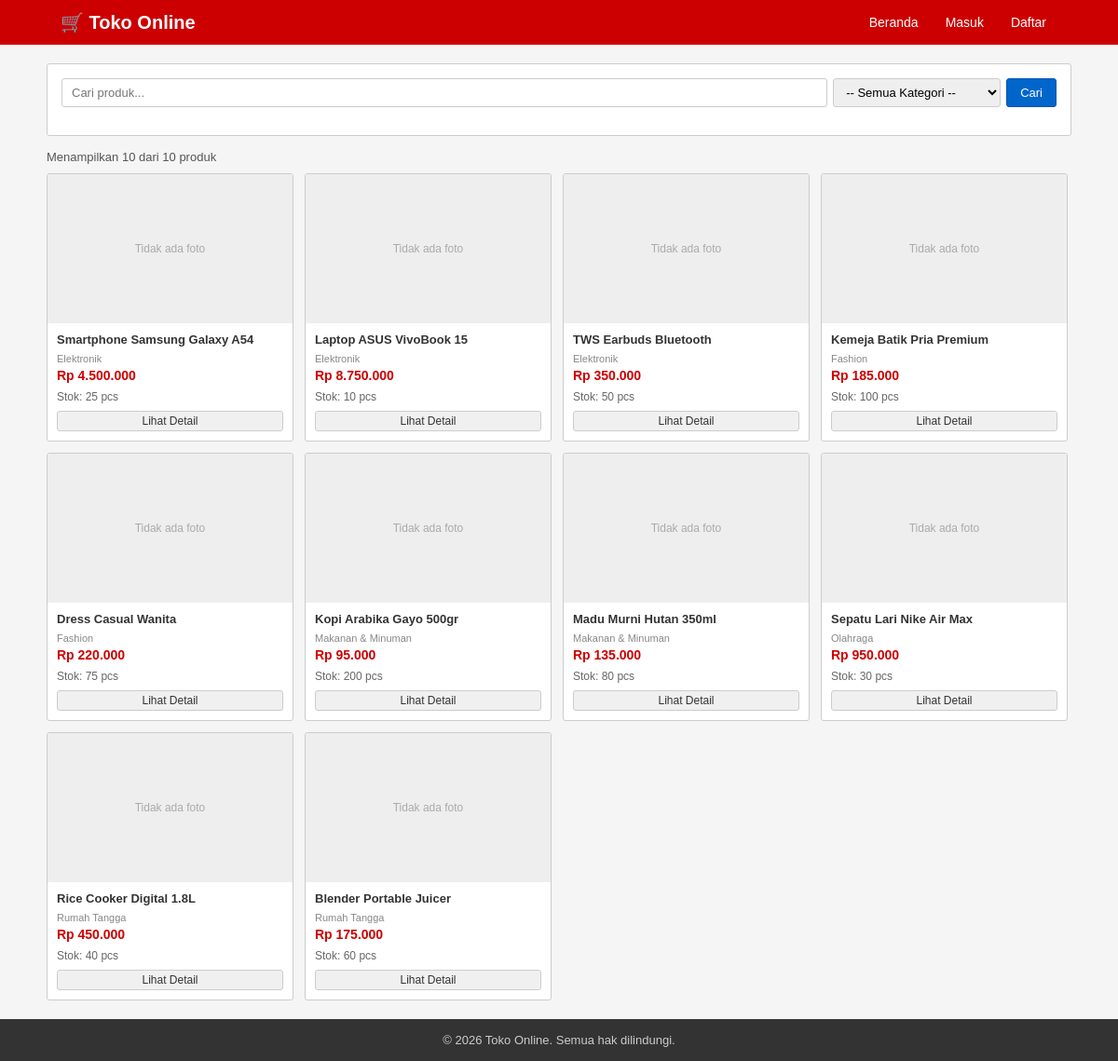
The page / on the database its author committed.
### tables this page shows
CREATE TABLE IF NOT EXISTS produk (
    id INT AUTO_INCREMENT PRIMARY KEY,
    kategori_id INT,
    nama VARCHAR(200) NOT NULL,
    slug VARCHAR(200) UNIQUE NOT NULL,
    deskripsi TEXT,
    harga DECIMAL(15,2) NOT NULL,
    stok INT DEFAULT 0,
    foto VARCHAR(255),
    status ENUM('aktif', 'nonaktif') DEFAULT 'aktif',
    created_at TIMESTAMP DEFAULT CURRENT_TIMESTAMP,
    updated_at TIMESTAMP DEFAULT CURRENT_TIMESTAMP ON UPDATE CURRENT_TIMESTAMP,
    FOREIGN KEY (kategori_id) REFERENCES kategori(id) ON DELETE SET NULL
);

CREATE TABLE IF NOT EXISTS kategori (
    id INT AUTO_INCREMENT PRIMARY KEY,
    nama VARCHAR(100) NOT NULL,
    slug VARCHAR(100) UNIQUE NOT NULL,
    deskripsi TEXT,
    created_at TIMESTAMP DEFAULT CURRENT_TIMESTAMP
);

### config.php (called while the page is built, shortened)
<?php
function isLoggedIn() {
    return isset($_SESSION['user_id']);
}
function formatRupiah($angka) {
    return 'Rp ' . number_format($angka, 0, ',', '.');
}
function sanitize($data) {
    return htmlspecialchars(strip_tags(trim($data)));
}
?>

### index.php (the view, shortened to what this page needs)
<?php
require_once 'config.php';
$db = getDB();
$search     = sanitize($_GET['q'] ?? '');
$page       = max(1, (int)($_GET['page'] ?? 1));
$per_page   = 12;
$offset     = ($page - 1) * $per_page;
$where = "WHERE p.status = 'aktif'";
$params = [];
$types  = '';
$count_sql = "SELECT COUNT(*) as total FROM produk p $where";
$stmt = $db->prepare($count_sql);
$stmt->execute();
$total_rows = $stmt->get_result()->fetch_assoc()['total'];
$sql = "SELECT p.*, k.nama as kategori_nama FROM produk p
        LEFT JOIN kategori k ON p.kategori_id = k.id
        $where ORDER BY p.created_at DESC LIMIT ? OFFSET ?";
$params[] = $per_page;
$params[] = $offset;
$types   .= 'ii';
$stmt = $db->prepare($sql);
$stmt->bind_param($types, ...$params);
$stmt->execute();
$produk_list = $stmt->get_result()->fetch_all(MYSQLI_ASSOC);
require_once 'includes/header.php';
?>
<div class="container main-content">
    <div class="box">
        <div class="box-body">
            <form method="GET" class="search-bar">
                <input type="text" name="q" placeholder="Cari produk..." value="<?= $search ?>">
                <select name="kat" class="form-control" style="width:180px;">
                    <option value="">-- Semua Kategori --</option>
                </select>
                <button type="submit" class="btn btn-primary">Cari</button>
            </form>
        </div>
    </div>
    <p style="margin-bottom:10px; font-size:13px; color:#555;">
        Menampilkan <?= count($produk_list) ?> dari <?= $total_rows ?> produk
    </p>
    <?php if (empty($produk_list)): ?>
        <div class="box"><div class="box-body text-center" style="padding:30px;">
            <p>Tidak ada produk ditemukan.</p>
        </div></div>
    <?php else: ?>
    <div class="product-grid">
        <?php foreach ($produk_list as $p): ?>
        <div class="product-card">
            <a href="produk.php?id=<?= $p['id'] ?>">
                <?php if ($p['foto'] && file_exists(UPLOAD_DIR . $p['foto'])): ?>
                    <img src="<?= BASE_URL ?>uploads/products/<?= $p['foto'] ?>" alt="<?= $p['nama'] ?>">
                <?php else: ?>
                    <div style="height:160px; background:#eee; display:flex; align-items:center; justify-content:center; color:#aaa; font-size:12px;">Tidak ada foto</div>
                <?php endif; ?>
            </a>
            <div class="product-card-body">
                <div class="product-card-title">
                    <a href="produk.php?id=<?= $p['id'] ?>" style="color:#333;"><?= $p['nama'] ?></a>
                </div>
                <div style="font-size:11px; color:#888; margin-bottom:4px;"><?= $p['kategori_nama'] ?? '-' ?></div>
                <div class="product-card-price"><?= formatRupiah($p['harga']) ?></div>
                <div class="product-card-stok">Stok: <?= $p['stok'] ?> pcs</div>
                <?php if (isLoggedIn() && !isAdmin()): ?>
                    <a href="user/keranjang.php?aksi=tambah&id=<?= $p['id'] ?>" class="btn btn-danger btn-sm btn-block">+ Keranjang</a>
                <?php else: ?>
                    <a href="produk.php?id=<?= $p['id'] ?>" class="btn btn-sm btn-block">Lihat Detail</a>
                <?php endif; ?>
            </div>
        </div>
        <?php endforeach; ?>
    </div>
    <?php endif; ?>
</div>
<?php require_once 'includes/footer.php'; ?>

### includes/header.php (shortened to what this page needs)
<?php
$cart_count = 0;
?>
<!DOCTYPE html>
<html lang="id">
<head>
    <link rel="stylesheet" href="<?= BASE_URL ?>assets/css/style.css">
</head>
<body>
<div class="navbar">
    <div class="navbar-inner">
        <a href="<?= BASE_URL ?>index.php" class="navbar-brand">🛒 Toko Online</a>
        <ul class="navbar-nav">
            <li><a href="<?= BASE_URL ?>index.php">Beranda</a></li>
            <?php if (isLoggedIn()): ?>
                <?php if (isAdmin()): ?>
                    <li><a href="<?= BASE_URL ?>admin/dashboard.php">Admin Panel</a></li>
                <?php else: ?>
                    <li><a href="<?= BASE_URL ?>user/keranjang.php">🛒 Keranjang
                        <?php if ($cart_count > 0): ?>
                            <span class="badge-cart"><?= $cart_count ?></span>
                        <?php endif; ?>
                    </a></li>
                    <li><a href="<?= BASE_URL ?>user/pesanan.php">Pesanan Saya</a></li>
                    <li><a href="<?= BASE_URL ?>user/profil.php">Profil</a></li>
                <?php endif; ?>
                <li><a href="<?= BASE_URL ?>logout.php">Keluar</a></li>
            <?php else: ?>
                <li><a href="<?= BASE_URL ?>login.php">Masuk</a></li>
                <li><a href="<?= BASE_URL ?>register.php">Daftar</a></li>
            <?php endif; ?>
        </ul>
    </div>
</div>

### includes/footer.php
<div class="footer">
    <p>&copy; <?= date('Y') ?> Toko Online. Semua hak dilindungi.</p>
</div>
</body>
</html>

### assets/css/style.css (style rules this page uses)
* { margin: 0; padding: 0; box-sizing: border-box; }
body { font-family: Arial, sans-serif; font-size: 14px; background-color: #f5f5f5; color: #333; display: flex; flex-direction: column; min-height: 100vh; }
a { color: #0066cc; text-decoration: none; }
.navbar { background-color: #cc0000; color: #fff; padding: 0; }
.navbar-inner { max-width: 1100px; margin: 0 auto; display: flex; align-items: center; justify-content: space-between; padding: 10px 15px; }
.navbar-brand { font-size: 20px; font-weight: bold; color: #fff; text-decoration: none; }
.navbar-nav { list-style: none; display: flex; gap: 5px; align-items: center; }
.navbar-nav li a { color: #fff; padding: 6px 12px; display: block; border-radius: 3px; }
.container { max-width: 1100px; margin: 0 auto; padding: 0 15px; }
.main-content { padding: 20px 0; }
.box { background: #fff; border: 1px solid #ccc; border-radius: 3px; margin-bottom: 15px; }
.box-body { padding: 15px; }
.btn { display: inline-block; padding: 6px 14px; border: 1px solid #ccc; border-radius: 3px; cursor: pointer; font-size: 13px; text-align: center; background: #f0f0f0; color: #333; text-decoration: none; }
.btn-primary { background: #0066cc; border-color: #0055aa; color: #fff; }
.btn-sm { padding: 3px 9px; font-size: 12px; }
.btn-block { display: block; width: 100%; }
.form-control { width: 100%; padding: 6px 9px; border: 1px solid #ccc; border-radius: 3px; font-size: 13px; font-family: Arial, sans-serif; }
.product-grid { display: flex; flex-wrap: wrap; gap: 12px; }
.product-card { background: #fff; border: 1px solid #ccc; border-radius: 3px; width: calc(25% - 10px); overflow: hidden; }
.product-card-body { padding: 10px; }
.product-card-title { font-weight: bold; font-size: 13px; margin-bottom: 5px; line-height: 1.3; }
.product-card-price { color: #cc0000; font-weight: bold; font-size: 14px; margin-bottom: 8px; }
.product-card-stok { font-size: 12px; color: #666; margin-bottom: 8px; }
.footer { background: #333; color: #ccc; text-align: center; padding: 15px; margin-top: auto; font-size: 13px; }
.search-bar { display: flex; gap: 6px; margin-bottom: 15px; }
.search-bar input { flex: 1; padding: 7px 10px; border: 1px solid #ccc; border-radius: 3px; font-size: 13px; }

### rows shown on the page
produk: shows "Tidak ada foto", nama "Smartphone Samsung Galaxy A54", kategori.nama "Elektronik", harga "Rp 4.500.000", stok "25"
produk: shows "Tidak ada foto", nama "Laptop ASUS VivoBook 15", kategori.nama "Elektronik", harga "Rp 8.750.000", stok "10"
produk: shows "Tidak ada foto", nama "TWS Earbuds Bluetooth", kategori.nama "Elektronik", harga "Rp 350.000", stok "50"
produk: shows "Tidak ada foto", nama "Kemeja Batik Pria Premium", kategori.nama "Fashion", harga "Rp 185.000", stok "100"
produk: shows "Tidak ada foto", nama "Dress Casual Wanita", kategori.nama "Fashion", harga "Rp 220.000", stok "75"
produk: shows "Tidak ada foto", nama "Kopi Arabika Gayo 500gr", kategori.nama "Makanan & Minuman", harga "Rp 95.000", stok "200"
produk: shows "Tidak ada foto", nama "Madu Murni Hutan 350ml", kategori.nama "Makanan & Minuman", harga "Rp 135.000", stok "80"
produk: shows "Tidak ada foto", nama "Sepatu Lari Nike Air Max", kategori.nama "Olahraga", harga "Rp 950.000", stok "30"
produk: shows "Tidak ada foto", nama "Rice Cooker Digital 1.8L", kategori.nama "Rumah Tangga", harga "Rp 450.000", stok "40"
produk: shows "Tidak ada foto", nama "Blender Portable Juicer", kategori.nama "Rumah Tangga", harga "Rp 175.000", stok "60"

### other values the page prints
count($produk_list) "10"
$total_rows "10"
